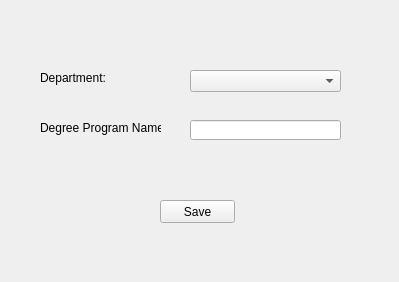
<?xml version="1.0" encoding="UTF-8"?>
<ui version="4.0">
 <class>addProgram</class>
 <widget class="QWidget" name="addProgram">
  <property name="geometry">
   <rect>
    <x>0</x>
    <y>0</y>
    <width>399</width>
    <height>282</height>
   </rect>
  </property>
  <property name="windowTitle">
   <string>Add Degree Program</string>
  </property>
  <widget class="QLabel" name="departmentNameLabel">
   <property name="geometry">
    <rect>
     <x>40</x>
     <y>70</y>
     <width>81</width>
     <height>16</height>
    </rect>
   </property>
   <property name="text">
    <string>Department:</string>
   </property>
  </widget>
  <widget class="QLabel" name="programNameLabel">
   <property name="geometry">
    <rect>
     <x>40</x>
     <y>120</y>
     <width>121</width>
     <height>16</height>
    </rect>
   </property>
   <property name="text">
    <string>Degree Program Name:</string>
   </property>
  </widget>
  <widget class="QPushButton" name="saveButton">
   <property name="geometry">
    <rect>
     <x>160</x>
     <y>200</y>
     <width>75</width>
     <height>23</height>
    </rect>
   </property>
   <property name="text">
    <string>Save</string>
   </property>
  </widget>
  <widget class="QComboBox" name="departmentName">
   <property name="geometry">
    <rect>
     <x>190</x>
     <y>70</y>
     <width>151</width>
     <height>22</height>
    </rect>
   </property>
  </widget>
  <widget class="QLineEdit" name="programName">
   <property name="geometry">
    <rect>
     <x>190</x>
     <y>120</y>
     <width>151</width>
     <height>20</height>
    </rect>
   </property>
  </widget>
 </widget>
 <resources/>
 <connections>
  <connection>
   <sender>saveButton</sender>
   <signal>clicked()</signal>
   <receiver>programName</receiver>
   <slot>selectAll()</slot>
   <hints>
    <hint type="sourcelabel">
     <x>197</x>
     <y>211</y>
    </hint>
    <hint type="destinationlabel">
     <x>265</x>
     <y>129</y>
    </hint>
   </hints>
  </connection>
 </connections>
</ui>
